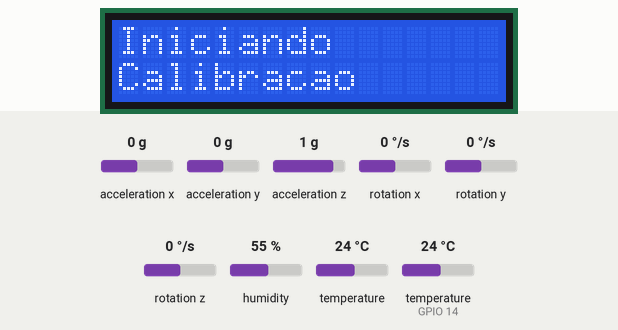
This sketch was run on a simulated ESP32. Parts: 16×2 character LCD. Inputs (shaded band) come from the test bench; at power-on: humidity 55 %, temperature (sensor on GPIO 14) 24 °C, acceleration x 0 g, acceleration y 0 g, acceleration z 1 g, rotation x 0 °/s, rotation y 0 °/s, rotation z 0 °/s, temperature 24 °C. WiFi joins after 1.5 s; servers stay silent unless stated; uploads are accepted with an empty reply; the local clock reads 2024-03-15 10:24:30 at power-on unless the sketch sets it; what the sketch prints to the serial monitor is not drawn.

Above: at 1.7 s.
At 5.6 s:
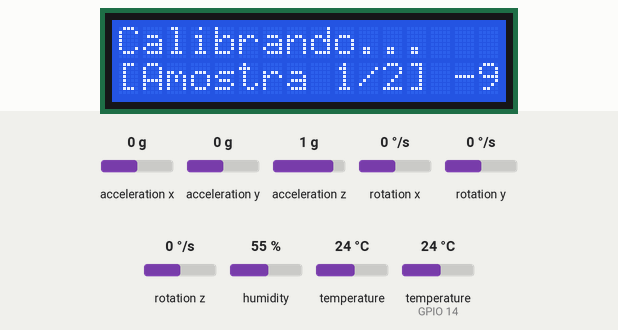
5.7 s: humidity set to 16 %
16.8 s: humidity set to 13 %
At 20.8 s:
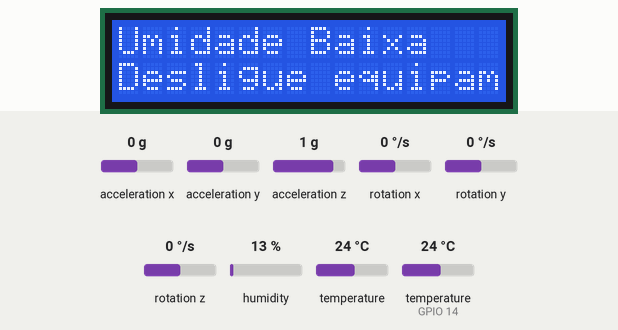
23.8 s: temperature (sensor on GPIO 14) set to 39.4 °C
30.8 s: temperature (sensor on GPIO 14) set to 40.7 °C
At 32.1 s:
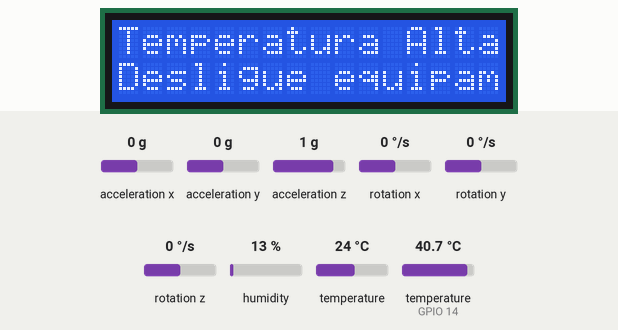
37.8 s: temperature (sensor on GPIO 14) set to 12 °C
At 42.3 s:
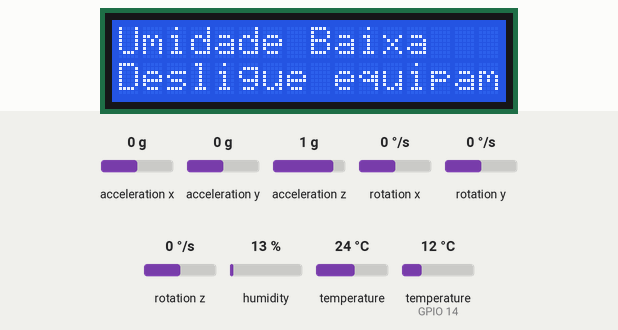
44.8 s: temperature (sensor on GPIO 14) set to 41 °C
At 48.0 s:
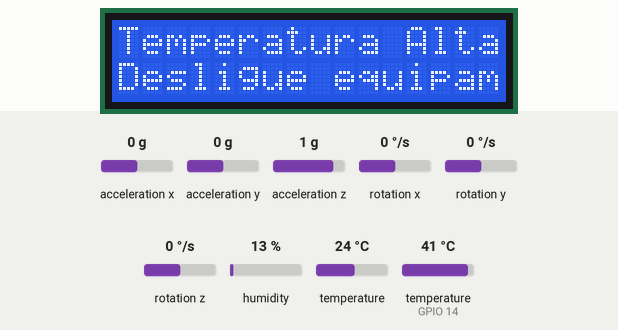
Timing chart, 0 to 49.5 s (numbered marks = the images above; inputs shaded):
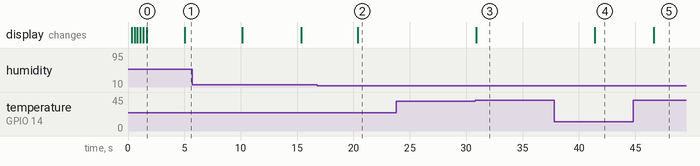

Measured:
- the behaviour switches between 15 and 14 % on humidity (found by bisection; images 1 and 2)
- the behaviour switches between 40 and 40.1 °C on temperature (sensor on GPIO 14) (found by bisection; images 2 and 3)
- after the input at 16.8 s, the display: changes after 3.6 s (image 2)
- after the input at 23.8 s, every drawn part: stays the same
- after the input at 30.8 s, the display: changes after 0.09 s (image 3)
- after the input at 37.8 s, the display: changes after 3.6 s (image 4)
- after the input at 44.8 s, the display: changes after 1.8 s (image 5)
- what the display in image 0 shows lasts 3.4 s, from 1.6 s to 5.0 s

The sketch:

ESP32_NTP_Example.ino
```cpp
// Learn about the ESP32 WiFi simulation in
// https://docs.wokwi.com/guides/esp32-wifi
#include <DHT.h>
#include <WiFi.h>
#include <WiFiClient.h>
#include <WebServer.h>
#include <uri/UriBraces.h>
#include <Wire.h>
#include <LiquidCrystal_I2C.h>

#include <Adafruit_MPU6050.h>
#include <Adafruit_Sensor.h>

//módulos para webservice
#include <HTTPClient.h>
#include <ArduinoJson.h>
#include <string>


class TimeUtil {
public:

  String getISO8601Time() {
    struct tm timeinfo;

    if(!getLocalTime(&timeinfo)){
      return "";
    }

    char timeBuffer[24];
    strftime(timeBuffer, sizeof(timeBuffer), "%Y-%m-%dT%H:%M:%S", &timeinfo);

    // Adiciona o ".000Z" (Milissegundos e fuso horário Z para UTC ou o fuso configurado)
    String isoTime = String(timeBuffer) + ".000Z";

    return isoTime;
  }
};

// Instância global renomeada para evitar conflito com a função time() nativa do ESP32
TimeUtil timeManager;
LiquidCrystal_I2C LCD = LiquidCrystal_I2C(0x27, 16, 2);

const char* ntpServer = "pool.ntp.org";
const long gmtOffset_sec = -3 * 3600; // Fuso Horário GMT-3 (Brasília)
const int daylightOffset_sec = 0; // Sem horário de verão

//Tempo para coleta das informações
#define INTERVALO_WEBSERVICE 10000
#define INTERVALO_COLETA_MS 5000
unsigned long ultimoTempoColeta = 0;
unsigned long ultimoTempoEnvioWebservice = 0;


#define dhtPino 14 // Pino do sensor DHT22
#define DHT_TIPO DHT22

DHT dht(dhtPino, DHT22);
Adafruit_MPU6050 mpu;


// --- CONFIGURAÇÕES DE CALIBRAÇÃO E MONITORAMENTO ---
const int AMOSTRAS_CALIBRACAO = 2; // Número de leituras para estabelecer a baseline
float baselineVibracaoMedia = 0.0;  // Armazena a vibração média normal
float limiteAlerta = 0.0;      // Limite para um alerta de vibração (ex: 1.5x a baseline)
float limitePerigo = 0.0;      // Limite para um alerta de perigo (ex: 2.5x a baseline)

// Variáveis de controle de estado
int contadorAmostras = 0;
bool calibrando = true;

//Variaveis com informacoes da maquina e do sensor
const int equipamentoId = 2;
const int sensorId = 1;

//método http para passar dados dos sensores no web-service
HTTPClient http;

// ----------------------------------------------------
// FUNÇÃO SPINNER
// ----------------------------------------------------
void spinner() {
 static int8_t counter = 0;
 const char* glyphs = "\xa1\xa5\xdb";
 LCD.setCursor(15, 1);
 LCD.print(glyphs[counter++]);
 if (counter == strlen(glyphs)) {
  counter = 0;
 }
}

// ----------------------------------------------------
// SETUP
// ----------------------------------------------------
void setup() {
 Serial.begin(115200);
 while (!Serial) delay(10);

 LCD.init();
 LCD.backlight();
 LCD.setCursor(0, 0);
 LCD.print("Conectando ao ");
 LCD.setCursor(0, 1);
 LCD.print("WiFi ");

 WiFi.begin("Wokwi-GUEST", "", 6);
 while (WiFi.status() != WL_CONNECTED) {
  delay(250);
  spinner();
 }

 dht.begin();

 LCD.clear();
 LCD.setCursor(0, 0);
 LCD.println("Online");
 LCD.setCursor(0, 1);
 LCD.println("Atualizar Hora");

 // Configura o fuso horário para a sincronização NTP
 configTime(gmtOffset_sec, daylightOffset_sec, ntpServer);

 Wire.begin(21, 22);


 while (!mpu.begin()) {
  LCD.clear();
  LCD.setCursor(0, 0);
  LCD.println("Falha MPU6050");
  delay(1000); // Aguarda 1 segundo antes de tentar novamente
 }

 mpu.setAccelerometerRange(MPU6050_RANGE_2_G);

 LCD.clear();
 LCD.setCursor(0, 0);
 LCD.println("Iniciando");
 LCD.setCursor(0, 1);
 LCD.print("Calibracao");
}

// ----------------------------------------------------
// LOOP
// ----------------------------------------------------
void loop() {
 if (millis() - ultimoTempoColeta >= INTERVALO_COLETA_MS) {
  float temperatura = dht.readTemperature();
  float umidade = dht.readHumidity();
  // Verifica se houve erro na leitura do DHT22
  if (isnan(temperatura) || isnan(umidade)) {
   LCD.clear();
   LCD.setCursor(0, 0);
   LCD.println("Falha DHT22");
   return;
  }
  acelerometroFuncionamento(temperatura, umidade);
  ultimoTempoColeta = millis();
 }
}

// ----------------------------------------------------
// FUNÇÃO ACELEROMETRO
// ----------------------------------------------------
void acelerometroFuncionamento(float temperatura, float umidade){
 sensors_event_t a, g, temp;
 mpu.getEvent(&a, &g, &temp);

 if(temperatura > 40 || temperatura < -20){
  LCD.clear();
  LCD.setCursor(0, 0);
  if(temperatura > 40)
   LCD.println("Temperatura Alta");
  else
   LCD.println("Temperatura Baixa");
  LCD.setCursor(0,1);
  LCD.println("Desligue equipamento");
  callWs("PERIGO", temperatura, umidade, 0.0);
  return;
 }

 if(umidade > 95 || umidade < 15){
  LCD.clear();
  LCD.setCursor(0, 0);
  if(umidade > 95)
   LCD.println("Umidade Alta");
  else
   LCD.println("Umidade Baixa");
  LCD.setCursor(0,1);
  LCD.println("Desligue equipamento");
  callWs("PERIGO", temperatura, umidade, 0.0);
  return;
 }

 char* status = "";
 float x = a.acceleration.x;
 float y = a.acceleration.y;
 float z = a.acceleration.z;
 float vibracaoAtual = sqrt(pow(x, 2) + pow(y, 2) + pow(z, 2));

 if (calibrando) {
  LCD.clear();
  LCD.setCursor(0, 0);
  LCD.println("Calibrando... ");
  LCD.setCursor(0, 1);
  LCD.print("[Amostra ");
  LCD.print(contadorAmostras + 1);
  LCD.print("/");
  LCD.print(AMOSTRAS_CALIBRACAO);
  LCD.print("] -");
  LCD.print(vibracaoAtual);

  baselineVibracaoMedia += vibracaoAtual;
  contadorAmostras++;

  if (contadorAmostras >= AMOSTRAS_CALIBRACAO) {
   baselineVibracaoMedia = baselineVibracaoMedia / AMOSTRAS_CALIBRACAO;

   limiteAlerta = baselineVibracaoMedia * 1.5;
   limitePerigo = baselineVibracaoMedia * 2.5;

   calibrando = false;
   LCD.clear();
   LCD.setCursor(0, 0);
   LCD.println("Calibracao");
   LCD.setCursor(0, 1);
   LCD.println("concluida");
  }
  Serial.println("## 1 ");
 } else {
  LCD.clear();
  LCD.setCursor(0, 0);
  LCD.print("Vibracao: ");
  LCD.print(vibracaoAtual);
  LCD.setCursor(0, 1);

  Serial.println("## 2 ");
  if (vibracaoAtual > limitePerigo) {
   status = "PERIGO";
   LCD.print("PERIGO! DESLIGAR");
  } else if (vibracaoAtual > limiteAlerta) {
   status = "ALERTA";
   LCD.print("Status: Alerta!");
  } else {
   status = "NORMAL";
   LCD.print("Status: Normal");
  }
 }

 if (!calibrando && millis() - ultimoTempoEnvioWebservice >= INTERVALO_WEBSERVICE) {
  callWs(status, temperatura, umidade, vibracaoAtual);
  ultimoTempoEnvioWebservice = millis();
 }
}


// ----------------------------------------------------
// FUNÇÃO CALLWS (Web Service)
// ----------------------------------------------------
void callWs(char* status, float temperatura, float umidade, float vibracaoAtual ){
 //link do webservice
 http.begin("https://reply-api-15a7328429e3.herokuapp.com/api/v1/leituras_sensores/");
 http.addHeader("Content-Type", "application/json");

 // LINHA CORRIGIDA: Usando a instância "timeManager"
 String timestamp = timeManager.getISO8601Time();

 //formar arquivo json
 StaticJsonDocument<1024> doc;
 doc["temperatura"] = temperatura;
 doc["umidade"] = umidade;
 doc["vibracao"] = vibracaoAtual;
 doc["t_equipamento_id"] = equipamentoId;
 doc["t_sensor_id"] = sensorId;
 doc["data_coleta"] = timestamp;

 String httpRequestData;
 serializeJson(doc, httpRequestData);

 int httpResponseCode = http.POST(httpRequestData);
 if (httpResponseCode > 0) {
  Serial.printf("Código de Resposta HTTP: %d\n", httpResponseCode);
  String payload = http.getString();
  Serial.println("Resposta: " + payload);
 } else {
  Serial.printf("Falha na requisição HTTP, erro: %s\n", http.errorToString(httpResponseCode).c_str());
 }
}
```
